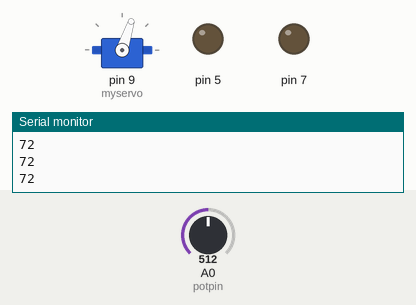
Simulated run of this sketch. Board: Arduino Uno, built with avr-gcc and run on an emulated ATmega328P. On the bench: servo, output pins drawn as LEDs (lit = HIGH), the last lines printed to the serial monitor. The test bench sets the inputs (shaded band); at power-on: A0 (potpin) = 512.

Above: at 1.2 s.
1.3 s: A0 (potpin) set to 716
At 1.9 s:
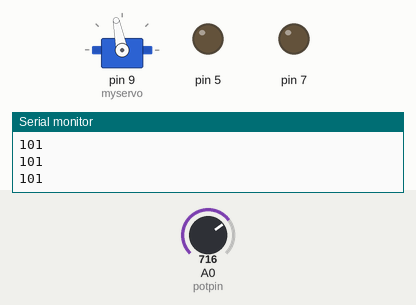
2.8 s: A0 (potpin) set to 900
At 3.4 s:
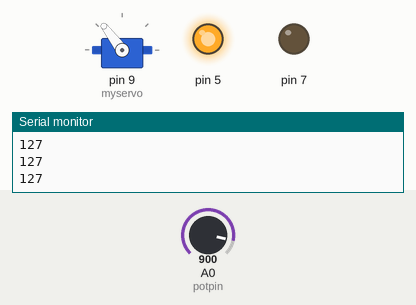
4.3 s: A0 (potpin) set to 1023
At 5.5 s:
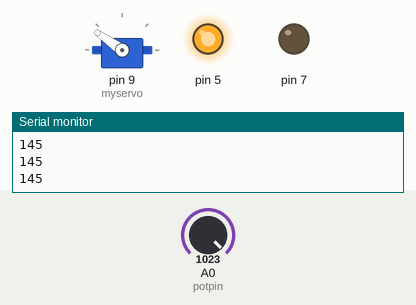
5.8 s: A0 (potpin) set to 306
At 7.0 s:
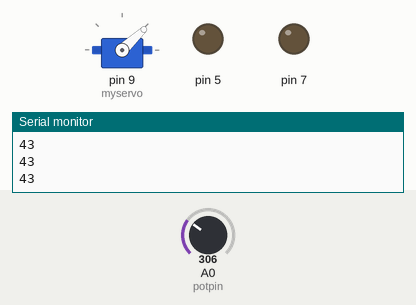
7.3 s: A0 (potpin) set to 122
At 8.4 s:
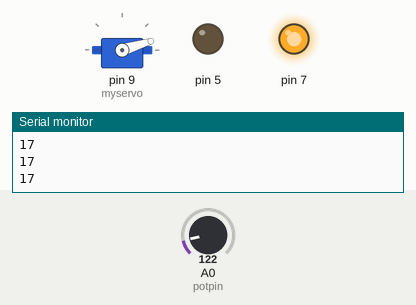
Timing chart, 0 to 9.8 s (numbered marks = the images above; inputs shaded):
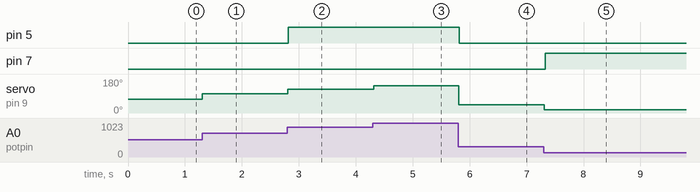

Measured:
- after the input at 1.3 s, servo on pin 9 (myservo): 72° → 101° at once
- after the input at 2.8 s, pin 5: LOW → HIGH at once; servo on pin 9 (myservo): 101° → 127° at once
- after the input at 4.3 s, servo on pin 9 (myservo): 127° → 145° at once
- after the input at 5.8 s, pin 5: HIGH → LOW at once; servo on pin 9 (myservo): 145° → 43° at once
- after the input at 7.3 s, pin 7: LOW → HIGH at once; servo on pin 9 (myservo): 43° → 17° at once

The sketch:

knob-blink.ino
```cpp
#include <Servo.h>

Servo myservo;  // create servo object to control a servo

int potpin = 0;  // analog pin used to connect the potentiometer
int val;    // variable to read the value from the analog pin

void setup() {
  pinMode(7, OUTPUT);
  pinMode(5, OUTPUT);
  myservo.attach(9);  // attaches the servo on pin 9 to the servo object
  Serial.begin(9600);
}

void loop() {
  val = analogRead(potpin);            // reads the value of the potentiometer (value between 0 and 1023)
  val = map(val, 0, 1023, 0, 145);     // scale it to use it with the servo (value between 0 and 145)
  Serial.println(val);                 // prints servo position to serial monitor
  myservo.write(val);                  // sets the servo position according to the scaled value

  delay(15);                           // waits for the servo to get there

  if (val < 20){                       // lights up green LED if servo motor position is between 0 and 20
     digitalWrite(7, HIGH);
  }
  else{
    digitalWrite(7, LOW);
  }

  if (val > 125){                     // lights up red LED if servo motor position is between 125 and 145
    digitalWrite(5, HIGH);
  }
  else{
    digitalWrite(5, LOW);
  }
}
```
